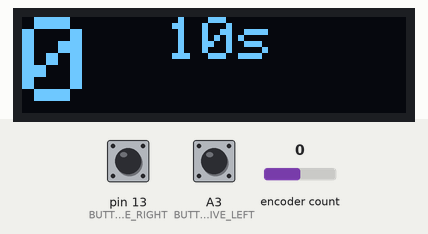
The program below on a simulated Arduino Uno, built with avr-gcc and run on an emulated ATmega328P. Parts: 128×32 one-colour display. Inputs (shaded band) come from the test bench; at power-on: encoder count 0, pin 13 (BUTTON_PIN_DRIVE_RIGHT) HIGH, A3 (BUTTON_PIN_DRIVE_LEFT) HIGH.

Above: at 1.2 s.
1.3 s: encoder count set to 4
At 1.8 s:
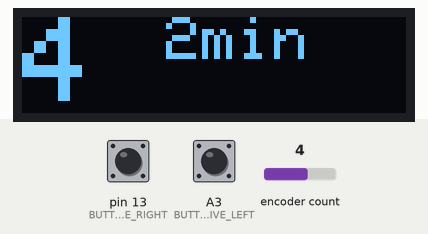
2.8 s: encoder count set to 5
At 4.0 s:
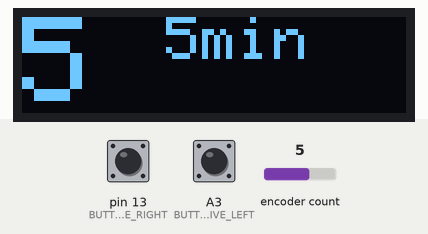
4.3 s: encoder count set to 6
At 5.3 s:
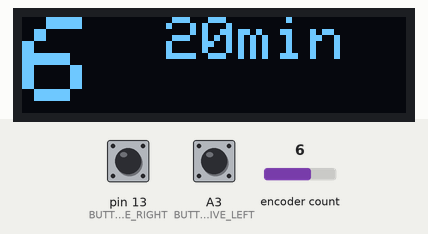
5.8 s: encoder count set to 10
At 6.4 s:
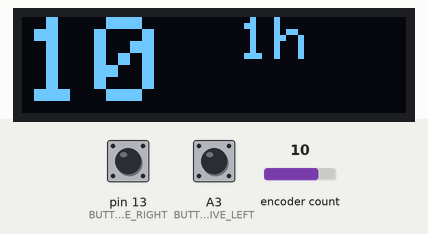
7.3 s: encoder count set to 11
At 8.7 s:
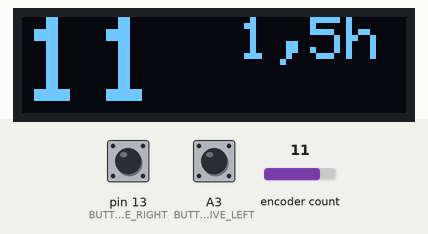
Timing chart, 0 to 9.8 s (numbered marks = the images above; inputs shaded):
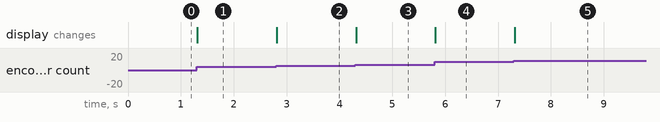

Measured:
- after the input at 1.3 s, the display: changes at once (image 1)
- after the input at 2.8 s, the display: changes at once (image 2)
- after the input at 4.3 s, the display: changes at once (image 3)
- after the input at 5.8 s, the display: changes at once (image 4)
- after the input at 7.3 s, the display: changes at once (image 5)

The program:

main.cpp
```cpp
#include <AccelStepper.h>
#include <Adafruit_GFX.h>
#include <Adafruit_SSD1306.h>
#include <Encoder.h>
#include <SPI.h>
#include <Wire.h>

#define SLIDER_LENGTH_MM 1000 // Slider has a length of 1 m

// OLED
#define OLED_RESET -1

Adafruit_SSD1306 display(128, 32, &Wire, OLED_RESET);

// Stepper
#define STEPS_PER_REVOLUTION 200
#define MICROSTEPPING 16
#define TOOTH_PITCH_MM 2
#define PULLEY_TEETH 16

#define STEPPER_PIN_STEP 2
#define STEPPER_PIN_DIR 5
#define STEPPER_PIN_ENABLE 8

AccelStepper stepper1(AccelStepper::DRIVER, STEPPER_PIN_STEP, STEPPER_PIN_DIR);

// Encoder
#define ENCODER_PIN_DT 3
#define ENCODER_PIN_CLK 6

Encoder myEnc(ENCODER_PIN_DT, ENCODER_PIN_CLK);
long oldPosition = -999;

// Buttons
#define BUTTON_PIN_DRIVE_LEFT A3
#define BUTTON_PIN_DRIVE_RIGHT 13

// Endstops
#define ENDSTOP_PIN_LEFT 9
#define ENDSTOP_PIN_RIGHT 10

struct SpeedInfo
{
    const char *timeString;
    float travelTime_s;
};

struct SpeedInfo speedInfo[] = {{"10s", 10.0f},
                                {"20s", 20.0f},
                                {"30s", 30.0f},
                                {"1min", 60.0f},
                                {"2min", (2.0f * 60.0f)},
                                {"5min", (5.0f * 60.0f)},
                                {"20min", (20.0f * 60.0f)},
                                {"30min", (30.0f * 60.0f)},
                                {"40min", (40.0f * 60.0f)},
                                {"50min", (50.0f * 60.0f)},
                                {"1h", (1.0f * 60.0f * 60.0f)},
                                {"1,5h", (1.5f * 60.0f * 60.0f)},
                                {"4h", (4.0f * 60.0f * 60.0f)},
                                {"8h", (8.0f * 60.0f * 60.0f)},
                                {"10h", (10.0f * 60.0f * 60.0f)}

};

enum STATES
{
    STATE_IDLE,
    STATE_DRIVE_LEFT,
    STATE_DRIVE_RIGHT
};

enum STATES state = STATE_IDLE;

uint32_t DistanceToSteps(uint32_t distance_mm);

void setup()
{
    // OLED Init
    display.begin(SSD1306_SWITCHCAPVCC, 0x3C);
    display.clearDisplay();
    display.setTextColor(WHITE);

    // Stepper Init
    stepper1.setPinsInverted(false, false, true);
    stepper1.setEnablePin(STEPPER_PIN_ENABLE);
    stepper1.setAcceleration(1000.0);

    // Buttons
    pinMode(BUTTON_PIN_DRIVE_LEFT, INPUT_PULLUP);
    pinMode(BUTTON_PIN_DRIVE_RIGHT, INPUT_PULLUP);

    // Endstopps
    pinMode(ENDSTOP_PIN_LEFT, INPUT);
    pinMode(ENDSTOP_PIN_RIGHT, INPUT);
}

void loop()
{
    long newPosition = myEnc.read() / 4;
    if (newPosition != oldPosition)
    {
        if (newPosition < 0)
        {
            newPosition = 0;
            myEnc.write(newPosition * 4);
        }
        else if (newPosition > (sizeof(speedInfo) / sizeof(speedInfo[0])) - 1)
        {
            newPosition = (sizeof(speedInfo) / sizeof(speedInfo[0]) - 1);
            myEnc.write(newPosition * 4);
        }

        oldPosition = newPosition;
        display.setCursor(0, 0);
        display.setTextSize(4);
        display.print(newPosition);
        display.print(" ");

        display.setTextSize(2);
        display.print(speedInfo[newPosition].timeString);
        display.display();
        display.clearDisplay();

        // Speed in mm/s: Length of slider divided by the time the carriage should need to travel from one side to the
        // other
        stepper1.setMaxSpeed((float)DistanceToSteps(SLIDER_LENGTH_MM) / speedInfo[newPosition].travelTime_s);
    }

    switch (state)
    {
    case STATE_IDLE:
        if (digitalRead(BUTTON_PIN_DRIVE_RIGHT) == LOW && (digitalRead(ENDSTOP_PIN_RIGHT) == HIGH))
        {
            // Endstop is not activated - drive to the left is allowed
            // Move 1 m to the left - But drive should be stopped by endstop
            stepper1.move(DistanceToSteps(1000));
            state = STATE_DRIVE_RIGHT;
        }
        else if (digitalRead(BUTTON_PIN_DRIVE_LEFT) == LOW && !(digitalRead(ENDSTOP_PIN_LEFT) == LOW))
        {
            // Endstop is not activated - drive to right is allowed
            // Move 1 m to the right - But drive should be stopped by endstop
            stepper1.move(-DistanceToSteps(1000));
            state = STATE_DRIVE_LEFT;
        }
        break;
    case STATE_DRIVE_RIGHT:
        if (digitalRead(ENDSTOP_PIN_RIGHT) == LOW || digitalRead(BUTTON_PIN_DRIVE_LEFT) == LOW)
        {
            stepper1.stop();
            stepper1.setCurrentPosition(0);
            state = STATE_IDLE;
            // Wait until Button released
            while (digitalRead(BUTTON_PIN_DRIVE_LEFT) == LOW)
                ;
            delay(200); // Debounce Button
        }
        break;
    case STATE_DRIVE_LEFT:
        if (digitalRead(ENDSTOP_PIN_LEFT) == LOW || digitalRead(BUTTON_PIN_DRIVE_RIGHT) == LOW)
        {
            stepper1.stop();
            stepper1.setCurrentPosition(0);
            state = STATE_IDLE;
            // Wait until Button released
            while (digitalRead(BUTTON_PIN_DRIVE_RIGHT) == LOW)
                ;
            delay(200); // Debounce Button
        }
        break;
    }

    stepper1.run();
}

uint32_t DistanceToSteps(uint32_t distance_mm)
{
    uint32_t steps = 0;
    steps = ((STEPS_PER_REVOLUTION * MICROSTEPPING) / (TOOTH_PITCH_MM * PULLEY_TEETH)) * distance_mm;
    return steps;
}
```
